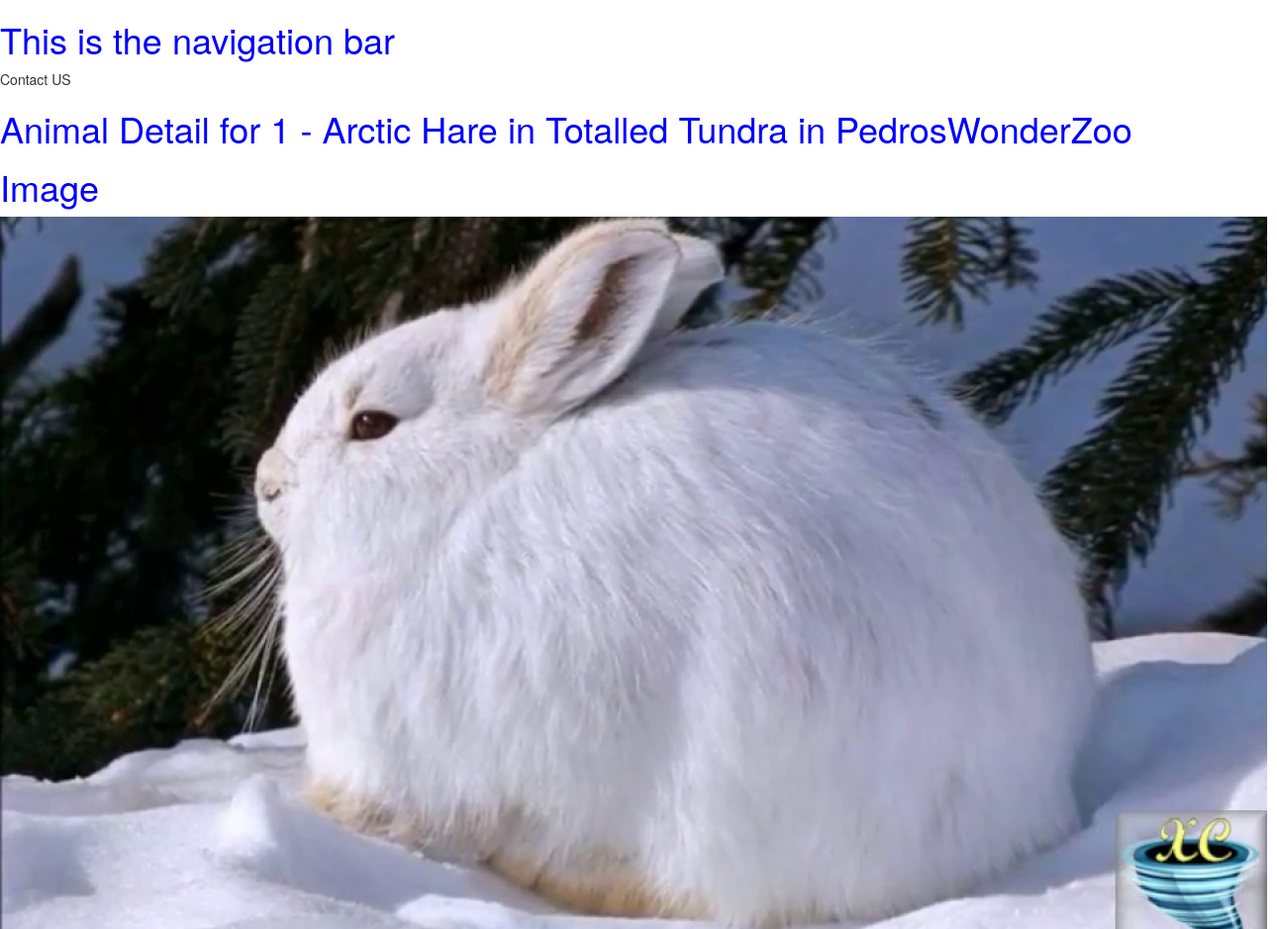
/zoo/animal/1, run on the app's committed database.
### zoo/models.py (models this page shows, shortened)
class Animal(models.Model):
	name = models.CharField(max_length=200, help_text="Enter an Exhibit Name)")
	imageFileName = models.CharField(max_length=200, help_text="Enter Image", null=True)
	exhibit = models.ForeignKey('Exhibit', on_delete=models.SET_NULL, null=True)
	soundFileName = models.CharField(max_length=200, help_text="Enter Sound File", null=True, blank=True)
	habitatDescription = models.TextField(max_length=1000, help_text="Enter Habitat Description")

class Exhibit(models.Model):
	name = models.CharField(max_length=200, help_text="Enter an Exhibit Name)")
	zoo = models.ForeignKey('Zoo', on_delete=models.SET_NULL, null=True)

class Zoo(models.Model):
	name = models.CharField(max_length=200, help_text="Enter a Zoo Name)")
	logoFileName = models.CharField(max_length=200, help_text="Enter a logo image", null=True)

### zoo/views.py (the view)
# urls.py: path('animal/<int:pk>', views.AnimalDetailView.as_view(), name='animalDetail'),
class AnimalDetailView(generic.DetailView):
	model = Animal

### zoo/templates/zoo/animal_detail.html
{% extends "base_generic.html" %}
{% block content %}
<h1>Animal Detail for {{ animal.id }} - {{ animal.name }} in {{ animal.exhibit.name }} in {{ animal.exhibit.zoo.name }}</h1>
<h1>Image</h1>
{% load static %}
<img src="{% static animal.imageFileName %}">
{% endblock %}

### zoo/static/css/styles.css (style rules this page uses)
h1 { color: blue; }

### data on the page
Animal: id "1", name "Arctic Hare", exhibit.name "Totalled Tundra", exhibit.zoo.name "PedrosWonderZoo", imageFileName (picture)
